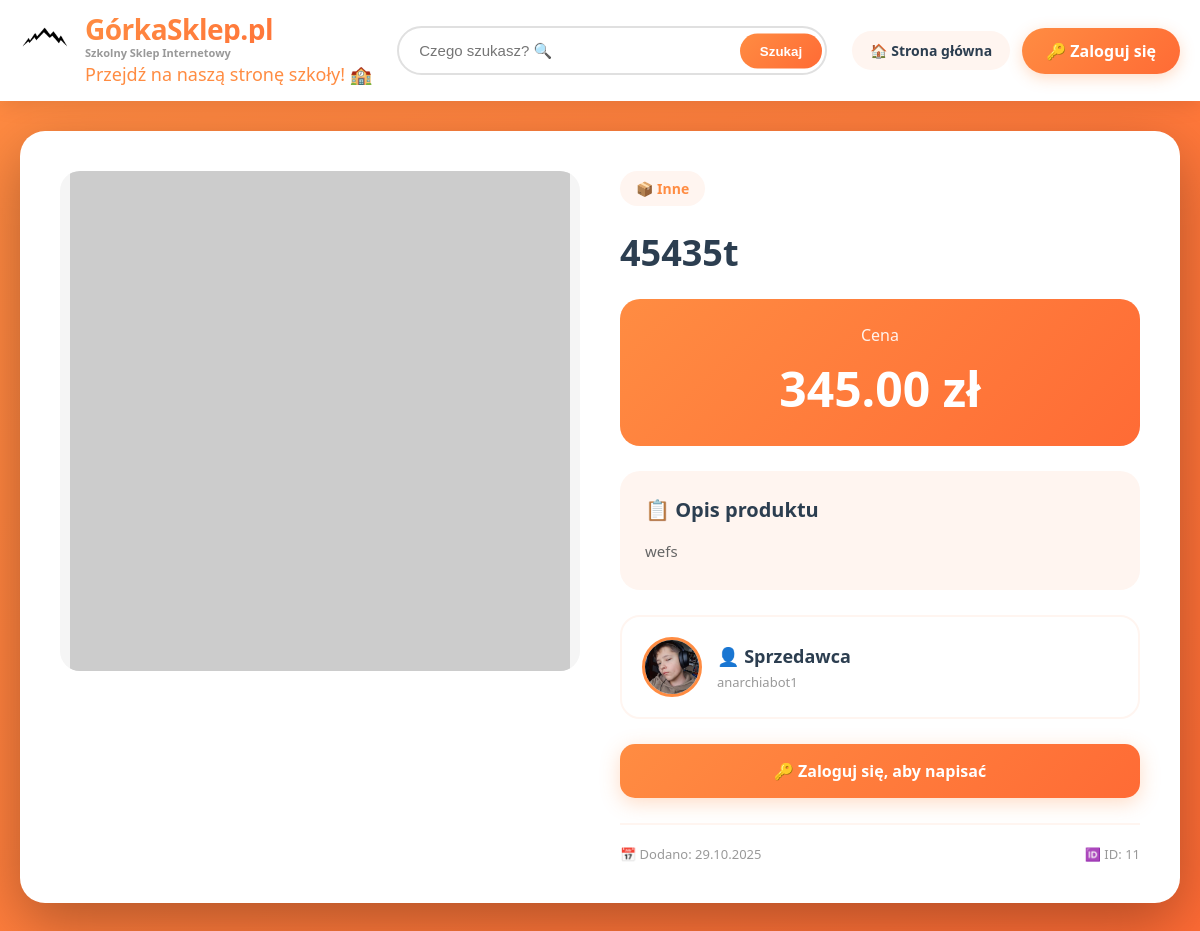
The page /produkt.php?id=11 on the database its author committed.
### tables this page shows
CREATE TABLE `produkty` (
  `id` int(11) NOT NULL AUTO_INCREMENT,
  `id_sprzedawcy` int(11) DEFAULT NULL,
  `nazwa` varchar(100) NOT NULL,
  `opis` varchar(300) NOT NULL,
  `cena` decimal(10,2) NOT NULL,
  `zdjecie` varchar(255) DEFAULT NULL,
  `data_dodania` timestamp NOT NULL DEFAULT current_timestamp(),
  `kategoria` varchar(50) NOT NULL DEFAULT 'inne',
  PRIMARY KEY (`id`),
  KEY `fk_produkty_sprzedawca` (`id_sprzedawcy`),
  KEY `idx_kategoria` (`kategoria`),
  CONSTRAINT `fk_produkty_sprzedawca` FOREIGN KEY (`id_sprzedawcy`) REFERENCES `logi` (`id`) ON DELETE SET NULL ON UPDATE CASCADE
);

CREATE TABLE `logi` (
  `id` int(11) NOT NULL AUTO_INCREMENT,
  `username` varchar(100) NOT NULL,
  `password` varchar(255) NOT NULL,
  `email` varchar(255) NOT NULL,
  `created_at` timestamp NOT NULL DEFAULT current_timestamp(),
  `bio` text DEFAULT NULL,
  `ig_link` varchar(150) DEFAULT NULL,
  `profile_picture` varchar(255) DEFAULT NULL,
  `last_activity` timestamp NULL DEFAULT NULL,
  PRIMARY KEY (`id`),
  UNIQUE KEY `username` (`username`),
  UNIQUE KEY `email` (`email`),
  KEY `idx_last_activity` (`last_activity`)
);

### produkt.php (the view, shortened to what this page needs)
<?php
$conn = getDBConnection();
$productId = isset($_GET['id']) ? intval($_GET['id']) : 0;
$stmt = $conn->prepare("
    SELECT p.*, l.username AS sprzedawca, l.id AS seller_id, l.profile_picture
    FROM produkty p
    LEFT JOIN logi l ON p.id_sprzedawcy = l.id
    WHERE p.id = ?
");
$stmt->bind_param("i", $productId);
$stmt->execute();
$result = $stmt->get_result();
$product = $result->fetch_assoc();
$unread_count = 0;
$search = '';
$isOwner = !empty($_SESSION['user_id']) && $_SESSION['user_id'] == $product['id_sprzedawcy'];
$zdjecia = [];
if (!empty($product['zdjecie'])) {
    $decoded = json_decode($product['zdjecie'], true);
    if (is_array($decoded)) {
        $zdjecia = $decoded;
    } else {
        $zdjecia = [$product['zdjecie']];
    }
}
?>
<!doctype html>
<html lang="pl">
<head>
</head>
<body>
<div class="header">
    <div class="header-content">
        <div class="logo-section" onclick="window.location='index.php'">
            <div class="logo-icon"><img src="./images/logo.png" height="50px" width="50px"></div>
            <div class="logo-text">
                <div class="logo-main">GórkaSklep.pl</div>
                <div class="logo-subtitle">Szkolny Sklep Internetowy</div>
                <a href="https://lo2rabka.nowotarski.edu.pl" target="_blank" class="school-link" onclick="event.stopPropagation()">
                    Przejdź na naszą stronę szkoły! 🏫
                </a>
            </div>
        </div>
        <form class="search-section" method="get" action="index.php">
            <div class="search-bar">
                <input type="text"
                       name="search"
                       placeholder="Czego szukasz? 🔍"
                       value="<?= htmlspecialchars($search) ?>">
                <button type="submit" class="search-btn">Szukaj</button>
            </div>
        </form>
        <div class="user-menu">
            <?php if (!empty($_SESSION['user_id'])): ?>
                <a href="index.php" class="menu-item">🏠 Strona główna</a>
                <a href="wiadomosci.php" class="menu-item">
                    💬 Wiadomości
                    <?php if ($unread_count > 0): ?>
                        <span class="badge"><?= $unread_count ?></span>
                    <?php endif; ?>
                </a>
                <a href="profil.php" class="menu-item">👤 Profil</a>
                <a href="logout.php" class="menu-item">Wyloguj</a>
            <?php else: ?>
                <a href="index.php" class="menu-item">🏠 Strona główna</a>
                <a href="logowanie.php" class="btn-add">🔑 Zaloguj się</a>
            <?php endif; ?>
        </div>
    </div>
</div>
<div class="container">
    <div class="product-wrapper">
        <div class="product-gallery">
            <?php if (!empty($zdjecia)): ?>
                <div class="main-image-container" onclick="openGallery(0)">
                    <img src="<?= htmlspecialchars($zdjecia[0]) ?>"
                         alt="<?= htmlspecialchars($product['nazwa']) ?>"
                         class="main-product-image"
                         id="mainImage"
                         onerror="this.src='https://via.placeholder.com/500x500/ff8c42/ffffff?text=Brak+zdjęcia'">
                </div>
            <?php endif; ?>
        </div>
        <div class="product-info">
            <?php if (!empty($product['kategoria'])): ?>
                <div class="category-badge">
                    <?php
                    $icons = [
                        'elektronika' => '📱 Elektronika',
                        'odziez' => '👕 Odzież',
                        'dom' => '🏠 Dom i Ogród',
                        'sport' => '⚽ Sport',
                        'inne' => '📦 Inne'
                    ];
                    echo $icons[$product['kategoria']] ?? '📦 Inne';
                    ?>
                </div>
            <?php endif; ?>
            <h1 class="product-title"><?= htmlspecialchars($product['nazwa']) ?></h1>
            <div class="price-section">
                <div class="price-label">Cena</div>
                <div class="price"><?= number_format($product['cena'], 2) ?> zł</div>
            </div>
            <div class="description-section">
                <h2 class="section-title">📋 Opis produktu</h2>
                <div class="description-text"><?= htmlspecialchars($product['opis']) ?></div>
            </div>
            <div class="seller-section" onclick="window.location='profil.php?id=<?= $product['seller_id'] ?>'">
                <?php if (!empty($product['profile_picture'])): ?>
                    <img src="<?= htmlspecialchars($product['profile_picture']) ?>"
                         alt="<?= htmlspecialchars($product['sprzedawca']) ?>"
                         class="seller-avatar"
                         onerror="this.style.display='none'; this.nextElementSibling.style.display='flex';">
                <?php else: ?>
                    <div class="seller-avatar-placeholder">
                        <?= strtoupper(substr($product['sprzedawca'] ?? 'U', 0, 1)) ?>
                    </div>
                <?php endif; ?>
                <div class="seller-info">
                    <h3>👤 Sprzedawca</h3>
                    <p><?= htmlspecialchars($product['sprzedawca'] ?? 'Nieznany') ?></p>
                </div>
            </div>
            <?php if ($isOwner): ?>
                <div class="action-buttons">
                    <a href="edytuj_produkt.php?id=<?= $product['id'] ?>" class="btn btn-secondary">
                        ✏️ Edytuj ogłoszenie
                    </a>
                    <a href="usun_produkt.php?id=<?= $product['id'] ?>"
                       class="btn btn-danger"
                       onclick="return confirm('Czy na pewno chcesz usunąć ten produkt?')">
                        🗑️ Usuń ogłoszenie
                    </a>
                </div>
            <?php else: ?>
                <div class="action-buttons">
                    <a href="logowanie.php" class="btn btn-primary">
                        🔑 Zaloguj się, aby napisać
                    </a>
                </div>
            <?php endif; ?>
            <div class="meta-info">
                <span>📅 Dodano: <?= date('d.m.Y', strtotime($product['data_dodania'])) ?></span>
                <span>🆔 ID: <?= $product['id'] ?></span>
            </div>
        </div>
    </div>
</div>
</body>
</html>

### rows shown on the page
produkty: kategoria "📦 Inne", nazwa "45435t", cena "345.00", opis "wefs", id_sprzedawcy.profile_picture (picture), id_sprzedawcy.username "anarchiabot1", data_dodania "29.10.2025", id "11"
